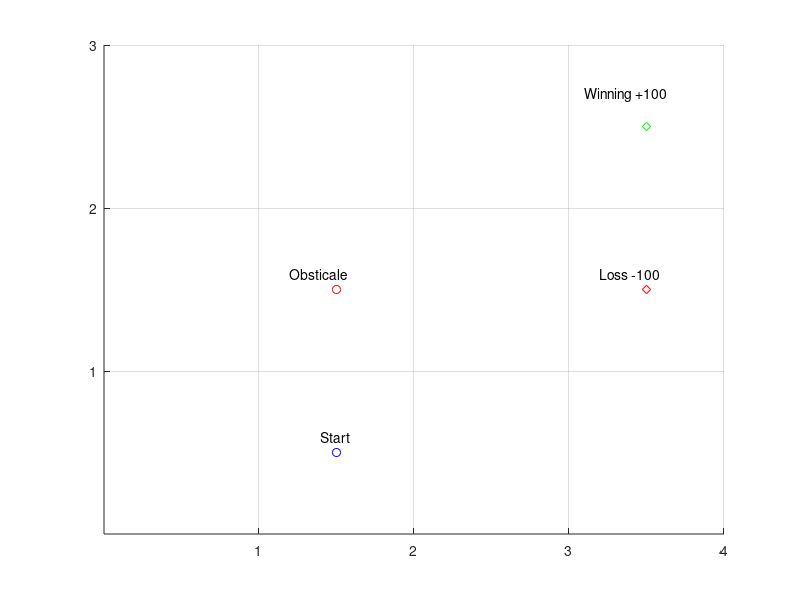

MATLAB code to generate this figure: (Note: this script raises an error after producing the figure.)
%%%%%%%%%%%%%%%%%%%%%%%%%%%%%%%%%%%%%%%%%%%%%%%%%%%%%
%    [Visualization-HW2] Fatuma Shifa.
%    I found the java version of this code in:
%    https://galweejit.wordpress.com/2010/12/16/ai-class-implementation-of-mdp-grid-world-from-week-5-unit-9/
%    I coverted it to Matlab code and I made it with graphical representation.
%    The code accepts only one obstacle 'sink' value. 
%    You can change terminals, obstacle and start positions.
%%%%%%%%%%%%%%%%%%%%%%%%%%%%%%%%%%%%%%%%%%%%%%%%%%%%%

%DEFINE THE 2-D R ARRAY
MAX_X=4;
MAX_Y=3;

Ra = -3; %reward in non-terminal states (used to initialise r[][])

%This array stores the coordinates of the R and the 
%Objects in each coordinate
R=Ra*ones(MAX_X,MAX_Y);
Pi=ones(MAX_X,MAX_Y);

% Obtain Obstacle, Target and Robot Position
% Initialize the R
% Obstacle=-1,Target = 0,Robot=1,Space=2
axis([0 MAX_X 0 MAX_Y])   
%set(gca,'color', [1 1 0]);
%set(gca,'color','b');

set(gca,'XTick',[1:MAX_X])  
set(gca,'YTick',[1:MAX_Y]) 

grid on;
hold on;

% Determine Terminals, Obstacles, Start Locations

%Terminals
%Winning point
xWin=4;%X Coordinate of the Winning point
yWin=3;%Y Coordinate of the Winning point
R(xWin,yWin)=100;%Reward = 100
Pi(xWin,yWin)='+';%Policy
plot(xWin-.5,yWin-.5,'gd');
text(xWin-.9,yWin-.3,'Winning +100')

%Loss point
xLos=4;%X Coordinate of the Loss point
yLos=2;%Y Coordinate of the Loss point
R(xLos,yLos)=-100;%Reward = -100
Pi(xLos,yLos)='-';%Policy
plot(xLos-.5,yLos-.5,'rd');
text(xLos-.8,yLos-.4,'Loss -100')

%Obstacles
xObs=2;%X Coordinate of the First Obstacle
yObs=2;%Y Coordinate of the First Obstacle
R(xObs,yObs)=0;%Reward = 0
Pi(xObs,yObs)='#';%Policy
plot(xObs-.5,yObs-.5,'ro');
text(xObs-.8,yObs-.4,'Obsticale')

%Start
xStart=2;%X Coordinate of the Start
yStart=1;%Y Coordinate of the Start
plot(xStart-.5,yStart-.5,'bo');
text(xStart-.6,yStart-.4,'Start')

%%%%%%%%%%%%%%%%%%%%%%%%%%%%%%%%%%%%%%%%%%%%%%%%%%%%%%%%%%%%%%%%%%%%%%%%%%%%%%%%%%%%%%%%%%%%%%%
%ALGORITHM
%%%%%%%%%%%%%%%%%%%%%%%%%%%%%%%%%%%%%%%%%%%%%%%%%%%%%%%%%%%%%%%%%%%%%%%%%%%%%%%%%%%%%%%%%%%%%%%
N = 10000; %max number of iterations of Value Iteration

deltaMin = 1e-9; %convergence criterion for iteration
delta = 0;

POINTS_COUNT= MAX_X * MAX_Y;
POINTS=[POINTS_COUNT,6];

%Put all the points in list with their rewards and initial UP and U
%POINTS 
%LIST |X val |Y val |Reward |Uprime |Utility |Policy

k=1;%Dummy counter
for i=1:MAX_X
    for j=1:MAX_Y
          POINTS(k,1)=i;
          POINTS(k,2)=j;
          POINTS(k,3)=R(i,j);
          POINTS(k,4)=0;
          POINTS(k,5)=0;
          POINTS(k,6)=Pi(i,j);

          k=k+1;
    end
end

R=POINTS(:,3);%instantaneous reward
Up=POINTS(:,4);%UPrime, used in updates
U=POINTS(:,5);%long-term utility
Pi=POINTS(:,6);%policy


n=0;

%while((delta < deltaMin) && (n < N))
while 1
    
    POINTS(:,5)=POINTS(:,4);%U=Up
    U=Up;
    
    n=n+1;
    
    delta = 0;
    
    for i=1:MAX_X
        for j=1:MAX_Y
            upPi=updateUPrimePi(i,j,POINTS,Ra);
            Up=upPi(:,1);
            Pi=upPi(:,2);
            POINTS(:,4)=Up;
            POINTS(:,6)=Pi;
            
            k=find(POINTS(:,1)==i & POINTS(:,2)==j);
            %k=k(1);

            diff=abs(Up(k)-U(k));

            if diff > delta
                delta = diff;
            end

        end
    end
    
    if (delta < deltaMin || n > N)
        break;
    end
    
end

charPi=char(Pi);

for i=1:MAX_X
    for j=1:MAX_Y
        k=find(POINTS(:,1)==i & POINTS(:,2)==j);
        text(i-.7,j-.2,num2str(U(k)),'color','g')
        text(i-.5,j-.8,charPi(k),'color','b')
    end
end

path=[];

i=1;
path(1,1)=xStart;
path(1,2)=yStart;

newX=xStart;
newY=yStart;

while 1
k=find(POINTS(:,1)==newX & POINTS(:,2)==newY);
if (charPi(k)~='+' && charPi(k)~='-' && charPi(k)~='#')
    i=i+1;
    if charPi(k)=='N'        
        path(i,1)=newX;
        path(i,2)=newY+1;        
        newX=newX;
        newY=newY+1;
    else if charPi(k)=='S'
            path(i,1)=newX;
            path(i,2)=newY-1;
            newX=newX;
            newY=newY-1;
        else if charPi(k)=='W'
                path(i,1)=newX-1;
                path(i,2)=newY;    
                newX=newX-1;
                newY=newY;
            else %'E'
                path(i,1)=newX+1;
                path(i,2)=newY;
                newX=newX+1;
                newY=newY;
            end
            
        end
    end
else
    break;
end

i=size(path,1);
 %Plot the Path!
 p=plot(path(i,1)-.5,path(i,2)-.5,'bo');

for i=1:size(path,1)
  pause(.25);
  set(p,'XData',path(i,1)-.5,'YData',path(i,2)-.5);
 drawnow ;
 end;
plot(path(:,1)-.5,path(:,2)-.5);
end





